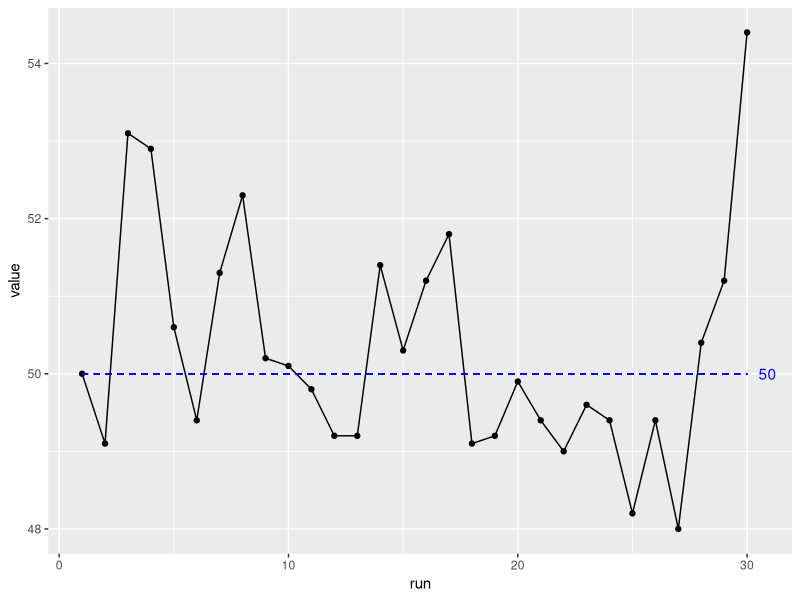

R code for this plot:
## ---- chunk 1
library(tidyverse)
## ---- chunk 2
run <- c(1:30)
value <- c(50.0, 49.1, 53.1, 52.9, 50.6, 49.4, 51.3, 52.3, 50.2, 50.1, 49.8, 49.2,  49.2, 51.4, 50.3, 51.2, 51.8, 49.1, 49.2, 49.9, 49.4, 49.0, 49.6, 49.4, 48.2, 49.4, 48.0, 50.4, 51.2, 54.4)
df <- tibble(run = run, value = value)
## ---- chunk 3
#this is to get you started
df |> ggplot(aes(x= run, y=value))+ geom_line()+geom_point()+
  geom_segment(aes(x = 1, xend = 30, y = 50, yend = 50), # sets the start and end points
               color = "blue",                           # makes it blue
               linetype = "dashed",                     # dashed
               linewidth = 0.5) +                            # fine 
  annotate("text", x = 30.5, y = 50, label = "50", hjust = 0, color = "blue") # adds the label "50"
